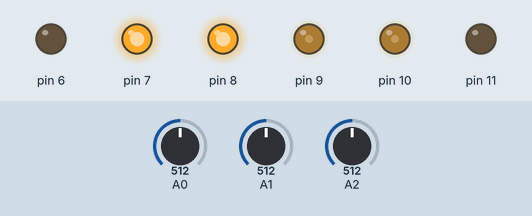
Simulated run of this sketch. Board: Arduino Uno, built with avr-gcc and run on an emulated ATmega328P. Shown: output pins drawn as LEDs (lit = HIGH). Dashed ring = blinking. The test bench sets the inputs (shaded band); at power-on: A0 = 512, A1 = 512, A2 = 512.

Above: at 1.2 s.
1.3 s: A0 set to 209
2.8 s: A0 set to 185
At 3.6 s:
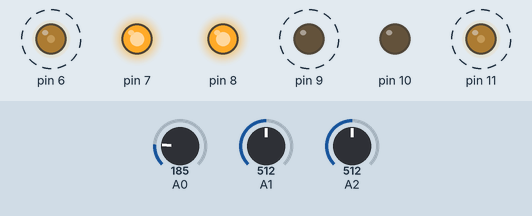
5.8 s: A1 set to 211
8.8 s: A1 set to 193
At 10.1 s:
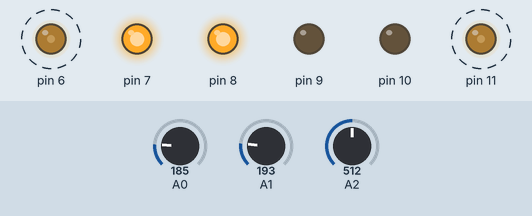
11.8 s: A1 set to 210
At 14.0 s:
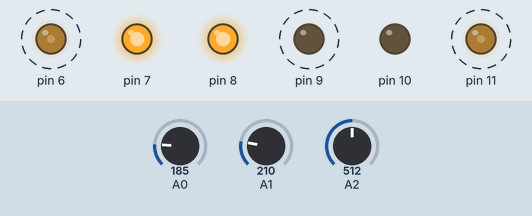
14.8 s: A1 set to 190
At 17.9 s:
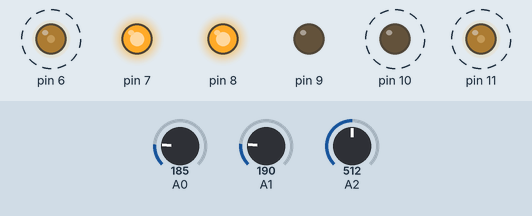
Timing chart, 0 to 18.8 s (numbered marks = the images above; inputs shaded):
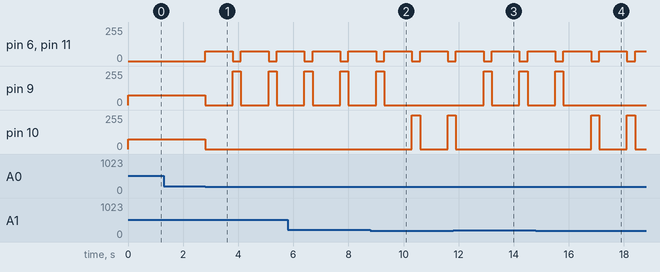

The sketch:

obstacle_avoidance.ino
```cpp
#include <Arduino.h>

//Declare all the variables being used here:
int centerIR;
int leftIR;
int rightIR;

int leftFlag;
int centerFlag;
int rightFlag;

//Declare all the functions being used here:
void deviateRight();
void deviateLeft();
void forward();
void reverse();

void setup()
{
  // put your setup code here, to run once:
  pinMode(6 ,  OUTPUT);
  pinMode(9 ,  OUTPUT);
  pinMode(10,  OUTPUT);
  pinMode(11,  OUTPUT);

  pinMode     (7, OUTPUT);
  pinMode     (8, OUTPUT);
  digitalWrite(7,   HIGH);
  digitalWrite(8,   HIGH);


}

void loop()
{
  // put your main code here, to run repeatedly:
  centerIR = analogRead (A0);
  leftIR   = analogRead (A1);
  rightIR  = analogRead (A2);


  if (leftIR < 200)
  {  leftFlag = 1;  }
  else
  {  leftFlag = 0;  }


  if (rightIR < 200)
  {  rightFlag = 1; }
   else
  {  rightFlag = 0; }


  if (centerIR < 200)
  {  centerFlag = 1;  }
  else
  {  centerFlag = 0;  }


  if ((leftFlag == 1) || (rightFlag == 1) || (centerFlag == 1))
  {  if (centerFlag == 1)
     {  if (leftFlag == 1)
        {  deviateRight();  }


      else if (rightFlag == 1)
        deviateLeft();
      else
        deviateLeft();   }


    else if (leftFlag == 1)
    {  deviateRight();  }
    else if (rightFlag == 1)
    {  deviateLeft();   }
    else
    {  deviateLeft();  }  }
  else
  {  forward();  }  }


//Function definitions go here:
void reverse()
{ digitalWrite(9 , LOW);
  analogWrite (6 ,  75);
  analogWrite (11,  75);
  digitalWrite(10, LOW);
  delay(1000);              }


void deviateRight()
{ reverse();
  digitalWrite(6 , LOW);
  digitalWrite(9 , LOW);
  digitalWrite(11, LOW);
  analogWrite(10 , 350);
  delay(300);               }


void deviateLeft()
{ reverse();
  analogWrite (9 , 350);
  digitalWrite(6 , LOW);
  digitalWrite(11, LOW);
  digitalWrite(10, LOW);
  delay(300);               }

void forward()
{ analogWrite  (9 ,   75);
  digitalWrite (6 ,  LOW);
  digitalWrite (11,  LOW);
  analogWrite  (10,   75);  }
```

Measured:
- the behaviour switches between 200 and 199 on A0 (found by bisection; images 0 and 1)
- the behaviour switches between 200 and 199 on A1 (found by bisection; images 1 and 2)
- after the input at 1.3 s, every drawn part: stays the same
- after the input at 2.8 s, pin 6, pin 11: alternates 75/255 for 1.0 s and 0/255 for 0.30 s, starting at once; pin 9: alternates 255/255 for 0.30 s and 0/255 for 1.0 s, starting at once; pin 10: 75/255 → 0/255 at once
- after the input at 8.8 s, pin 9: goes on until 9.3 s, then stays 0/255; pin 10: 0/255 → 255/255 after 1.5 s, → 0/255 0.30 s later, → 255/255 1.0 s later
- after the input at 11.8 s, pin 9: alternates 255/255 for 0.30 s and 0/255 for 1.0 s, starting after 1.1 s; pin 10: goes on until 11.9 s, then stays 0/255
- after the input at 14.8 s, pin 9: goes on until 15.8 s, then stays 0/255; pin 10: alternates 255/255 for 0.30 s and 0/255 for 1.0 s, starting after 2.0 s
